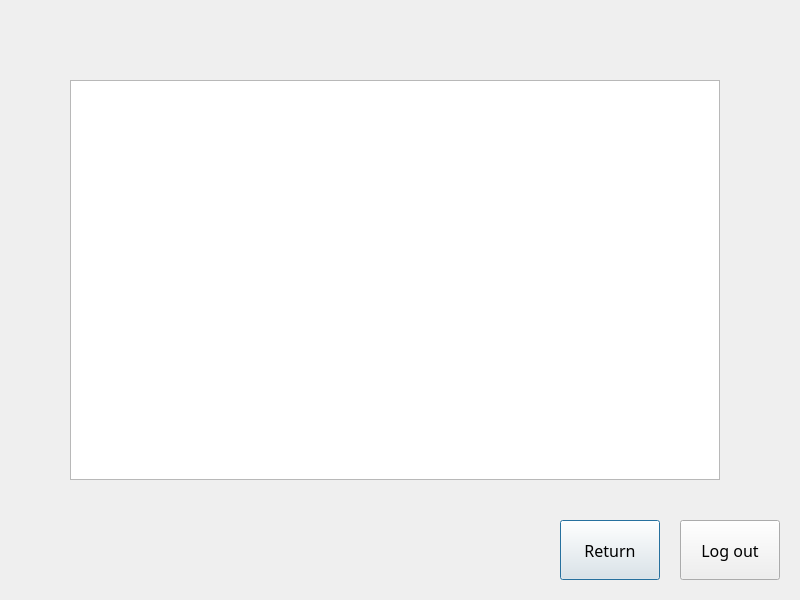
<?xml version="1.0" encoding="UTF-8"?>
<ui version="4.0">
 <class>transactionWindow</class>
 <widget class="QDialog" name="transactionWindow">
  <property name="geometry">
   <rect>
    <x>0</x>
    <y>0</y>
    <width>800</width>
    <height>600</height>
   </rect>
  </property>
  <property name="windowTitle">
   <string>Transactions</string>
  </property>
  <widget class="QPushButton" name="btnReturn">
   <property name="geometry">
    <rect>
     <x>560</x>
     <y>520</y>
     <width>100</width>
     <height>60</height>
    </rect>
   </property>
   <property name="font">
    <font>
     <family>Segoe UI Variable Display Semib</family>
     <pointsize>12</pointsize>
    </font>
   </property>
   <property name="text">
    <string>Return</string>
   </property>
  </widget>
  <widget class="QPushButton" name="btnLogout">
   <property name="geometry">
    <rect>
     <x>680</x>
     <y>520</y>
     <width>100</width>
     <height>60</height>
    </rect>
   </property>
   <property name="font">
    <font>
     <family>Segoe UI Variable Display Semib</family>
     <pointsize>12</pointsize>
    </font>
   </property>
   <property name="text">
    <string>Log out</string>
   </property>
  </widget>
  <widget class="QTableWidget" name="tableWidget">
   <property name="geometry">
    <rect>
     <x>70</x>
     <y>80</y>
     <width>650</width>
     <height>400</height>
    </rect>
   </property>
   <property name="font">
    <font>
     <family>Segoe UI Variable Display Semib</family>
    </font>
   </property>
  </widget>
  <widget class="QLabel" name="label_Graphic">
   <property name="geometry">
    <rect>
     <x>0</x>
     <y>0</y>
     <width>800</width>
     <height>600</height>
    </rect>
   </property>
   <property name="text">
    <string/>
   </property>
  </widget>
  <widget class="QLabel" name="label_Transaction">
   <property name="geometry">
    <rect>
     <x>800</x>
     <y>80</y>
     <width>0</width>
     <height>0</height>
    </rect>
   </property>
   <property name="text">
    <string>TextLabel</string>
   </property>
   <property name="alignment">
    <set>Qt::AlignmentFlag::AlignCenter</set>
   </property>
   <property name="wordWrap">
    <bool>true</bool>
   </property>
  </widget>
  <zorder>label_Graphic</zorder>
  <zorder>btnReturn</zorder>
  <zorder>btnLogout</zorder>
  <zorder>tableWidget</zorder>
  <zorder>label_Transaction</zorder>
 </widget>
 <resources/>
 <connections/>
</ui>
